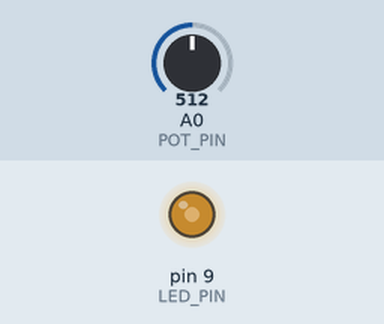
Simulated run of this sketch. Board: Arduino Uno, built with avr-gcc and run on an emulated ATmega328P. Parts: output pins drawn as LEDs (lit = HIGH). Inputs (shaded band) come from the test bench; at power-on: A0 (POT_PIN) = 512.

Above: at 1.2 s.
1.3 s: A0 (POT_PIN) set to 716
At 1.6 s:
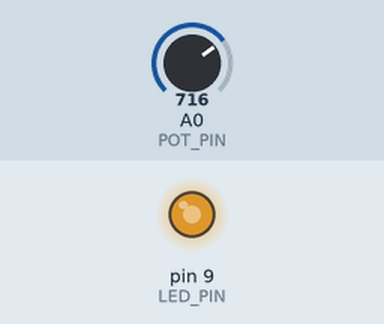
2.8 s: A0 (POT_PIN) set to 900
At 3.9 s:
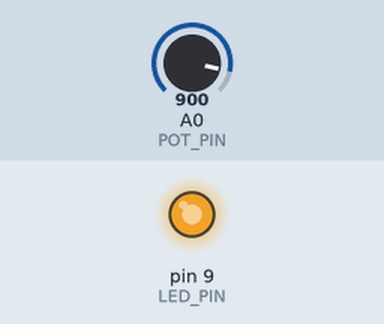
4.3 s: A0 (POT_PIN) set to 122
At 5.1 s:
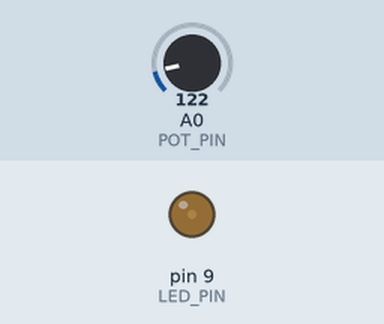
5.8 s: A0 (POT_PIN) set to 0
At 6.2 s:
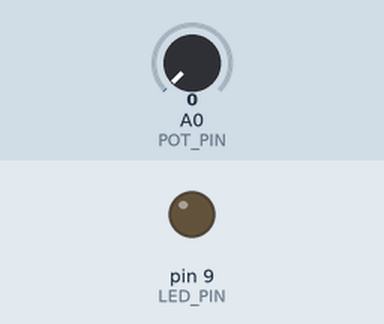
Timing chart, 0 to 8.3 s (numbered marks = the images above; inputs shaded):
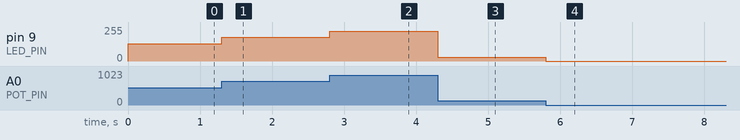

The sketch:

4_lampa_upravlyaemaya_yarkost.ino
```cpp
// схема https://rm-content.s3.amazonaws.com/57024268467568d777fa4a53/623338/upload-0941df30-9172-11e6-a75f-896786adeacc.png

#define LED_PIN     9
#define POT_PIN     A0

void setup()
{
  // пин со светодиодом — выход, как и раньше...
  pinMode(LED_PIN, OUTPUT);

  // ...а вот пин с потенциометром должен быть входом
  // (англ. «input»): мы хотим считывать напряжение,
  // выдаваемое им
  pinMode(POT_PIN, INPUT);
}

void loop()
{
  // заявляем, что далее мы будем использовать 2 переменные с
  // именами rotation и brightness, и что хранить в них будем
  // целые числа (англ. «integer», сокращённо просто «int»)
  int rotation, brightness;

  // считываем в rotation напряжение с потенциометра:
  // микроконтроллер выдаст число от 0 до 1023
  // пропорциональное углу поворота ручки
  rotation = analogRead(POT_PIN);

  // в brightness записываем полученное ранее значение rotation
  // делённое на 4. Поскольку в переменных мы пожелали хранить
  // целые значения, дробная часть от деления будет отброшена.
  // В итоге мы получим целое число от 0 до 255
  brightness = rotation / 4;

  // выдаём результат на светодиод
  analogWrite(LED_PIN, brightness);
}
```

Measured:
- after the input at 1.3 s, pin 9 (LED_PIN): 128/255 → 179/255 at once
- after the input at 2.8 s, pin 9 (LED_PIN): 179/255 → 225/255 at once
- after the input at 4.3 s, pin 9 (LED_PIN): 225/255 → 30/255 at once
- after the input at 5.8 s, pin 9 (LED_PIN): 30/255 → 0/255 at once
